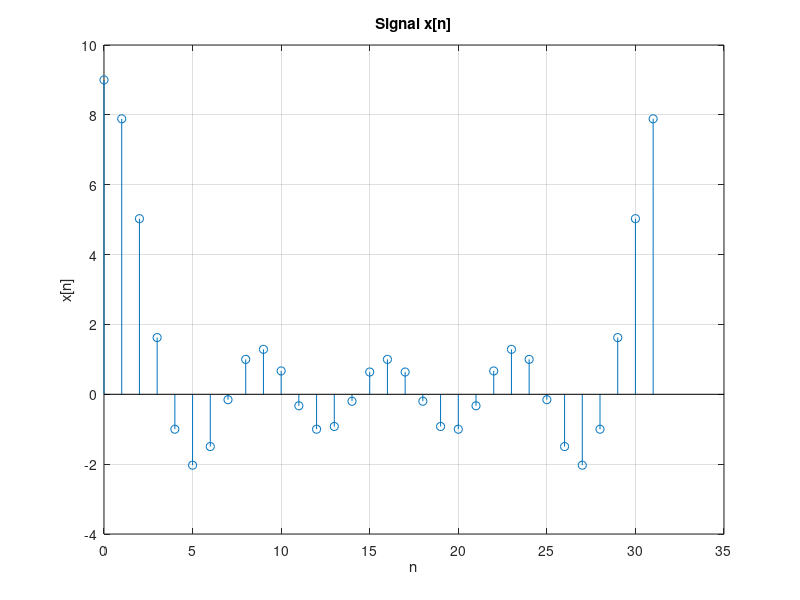

This figure's MATLAB source:
% B. Inverse DTFS and Time Shifting Property

% B.1
N_0 = 32; %fundamental period
omega_0 = 2*pi/32; % fundamental frequency

r = 0:N_0-1;

% Rewrite Xr in the interval of [0,N_0-1]
X_r = [ones(1,5) zeros(1,23) ones(1,4)]; 

for n = 0:N_0-1
    x_n(n+1) = sum(X_r.*exp(-j*r*omega_0*n));
end

n = r;

figure;
stem(n,x_n);
grid;
title("Signal x[n]");
xlabel('n');
ylabel('x[n]');
